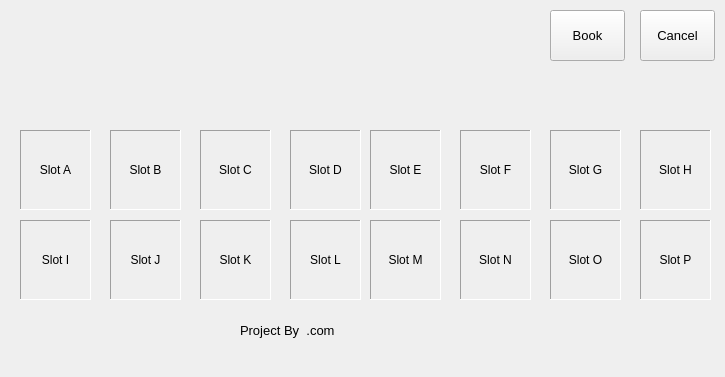
<?xml version="1.0" encoding="UTF-8"?>
<ui version="4.0">
 <class>MainWindow</class>
 <widget class="QMainWindow" name="MainWindow">
  <property name="geometry">
   <rect>
    <x>0</x>
    <y>0</y>
    <width>725</width>
    <height>377</height>
   </rect>
  </property>
  <property name="windowTitle">
   <string>Bike Parking 1.0 </string>
  </property>
  <widget class="QWidget" name="centralWidget">
   <widget class="QLabel" name="label">
    <property name="geometry">
     <rect>
      <x>240</x>
      <y>320</y>
      <width>151</width>
      <height>20</height>
     </rect>
    </property>
    <property name="font">
     <font>
      <pointsize>10</pointsize>
     </font>
    </property>
    <property name="text">
     <string>Project By  .com</string>
    </property>
   </widget>
   <widget class="QLabel" name="lblSlotA">
    <property name="geometry">
     <rect>
      <x>20</x>
      <y>130</y>
      <width>71</width>
      <height>80</height>
     </rect>
    </property>
    <property name="font">
     <font>
      <pointsize>9</pointsize>
     </font>
    </property>
    <property name="frameShape">
     <enum>QFrame::Panel</enum>
    </property>
    <property name="frameShadow">
     <enum>QFrame::Sunken</enum>
    </property>
    <property name="text">
     <string>Slot A</string>
    </property>
    <property name="alignment">
     <set>Qt::AlignCenter</set>
    </property>
   </widget>
   <widget class="QLabel" name="lblSlotB">
    <property name="geometry">
     <rect>
      <x>110</x>
      <y>130</y>
      <width>71</width>
      <height>80</height>
     </rect>
    </property>
    <property name="font">
     <font>
      <pointsize>9</pointsize>
     </font>
    </property>
    <property name="frameShape">
     <enum>QFrame::Panel</enum>
    </property>
    <property name="frameShadow">
     <enum>QFrame::Sunken</enum>
    </property>
    <property name="text">
     <string>Slot B</string>
    </property>
    <property name="alignment">
     <set>Qt::AlignCenter</set>
    </property>
   </widget>
   <widget class="QLabel" name="lblSlotD">
    <property name="geometry">
     <rect>
      <x>290</x>
      <y>130</y>
      <width>71</width>
      <height>80</height>
     </rect>
    </property>
    <property name="font">
     <font>
      <pointsize>9</pointsize>
     </font>
    </property>
    <property name="frameShape">
     <enum>QFrame::Panel</enum>
    </property>
    <property name="frameShadow">
     <enum>QFrame::Sunken</enum>
    </property>
    <property name="text">
     <string>Slot D</string>
    </property>
    <property name="alignment">
     <set>Qt::AlignCenter</set>
    </property>
   </widget>
   <widget class="QLabel" name="lblSlotC">
    <property name="geometry">
     <rect>
      <x>200</x>
      <y>130</y>
      <width>71</width>
      <height>80</height>
     </rect>
    </property>
    <property name="font">
     <font>
      <pointsize>9</pointsize>
     </font>
    </property>
    <property name="frameShape">
     <enum>QFrame::Panel</enum>
    </property>
    <property name="frameShadow">
     <enum>QFrame::Sunken</enum>
    </property>
    <property name="text">
     <string>Slot C</string>
    </property>
    <property name="alignment">
     <set>Qt::AlignCenter</set>
    </property>
   </widget>
   <widget class="QLabel" name="lblSlotF">
    <property name="geometry">
     <rect>
      <x>460</x>
      <y>130</y>
      <width>71</width>
      <height>80</height>
     </rect>
    </property>
    <property name="font">
     <font>
      <pointsize>9</pointsize>
     </font>
    </property>
    <property name="frameShape">
     <enum>QFrame::Panel</enum>
    </property>
    <property name="frameShadow">
     <enum>QFrame::Sunken</enum>
    </property>
    <property name="text">
     <string>Slot F</string>
    </property>
    <property name="alignment">
     <set>Qt::AlignCenter</set>
    </property>
   </widget>
   <widget class="QLabel" name="lblSlotH">
    <property name="geometry">
     <rect>
      <x>640</x>
      <y>130</y>
      <width>71</width>
      <height>80</height>
     </rect>
    </property>
    <property name="font">
     <font>
      <pointsize>9</pointsize>
     </font>
    </property>
    <property name="frameShape">
     <enum>QFrame::Panel</enum>
    </property>
    <property name="frameShadow">
     <enum>QFrame::Sunken</enum>
    </property>
    <property name="text">
     <string>Slot H</string>
    </property>
    <property name="alignment">
     <set>Qt::AlignCenter</set>
    </property>
   </widget>
   <widget class="QLabel" name="lblSlotG">
    <property name="geometry">
     <rect>
      <x>550</x>
      <y>130</y>
      <width>71</width>
      <height>80</height>
     </rect>
    </property>
    <property name="font">
     <font>
      <pointsize>9</pointsize>
     </font>
    </property>
    <property name="frameShape">
     <enum>QFrame::Panel</enum>
    </property>
    <property name="frameShadow">
     <enum>QFrame::Sunken</enum>
    </property>
    <property name="text">
     <string>Slot G</string>
    </property>
    <property name="alignment">
     <set>Qt::AlignCenter</set>
    </property>
   </widget>
   <widget class="QLabel" name="lblSlotE">
    <property name="geometry">
     <rect>
      <x>370</x>
      <y>130</y>
      <width>71</width>
      <height>80</height>
     </rect>
    </property>
    <property name="font">
     <font>
      <pointsize>9</pointsize>
     </font>
    </property>
    <property name="frameShape">
     <enum>QFrame::Panel</enum>
    </property>
    <property name="frameShadow">
     <enum>QFrame::Sunken</enum>
    </property>
    <property name="text">
     <string>Slot E</string>
    </property>
    <property name="alignment">
     <set>Qt::AlignCenter</set>
    </property>
   </widget>
   <widget class="QLabel" name="lblSlotO">
    <property name="geometry">
     <rect>
      <x>550</x>
      <y>220</y>
      <width>71</width>
      <height>80</height>
     </rect>
    </property>
    <property name="font">
     <font>
      <pointsize>9</pointsize>
     </font>
    </property>
    <property name="frameShape">
     <enum>QFrame::Panel</enum>
    </property>
    <property name="frameShadow">
     <enum>QFrame::Sunken</enum>
    </property>
    <property name="text">
     <string>Slot O</string>
    </property>
    <property name="alignment">
     <set>Qt::AlignCenter</set>
    </property>
   </widget>
   <widget class="QLabel" name="lblSlotM">
    <property name="geometry">
     <rect>
      <x>370</x>
      <y>220</y>
      <width>71</width>
      <height>80</height>
     </rect>
    </property>
    <property name="font">
     <font>
      <pointsize>9</pointsize>
     </font>
    </property>
    <property name="frameShape">
     <enum>QFrame::Panel</enum>
    </property>
    <property name="frameShadow">
     <enum>QFrame::Sunken</enum>
    </property>
    <property name="text">
     <string>Slot M</string>
    </property>
    <property name="alignment">
     <set>Qt::AlignCenter</set>
    </property>
   </widget>
   <widget class="QLabel" name="lblSlotJ">
    <property name="geometry">
     <rect>
      <x>110</x>
      <y>220</y>
      <width>71</width>
      <height>80</height>
     </rect>
    </property>
    <property name="font">
     <font>
      <pointsize>9</pointsize>
     </font>
    </property>
    <property name="frameShape">
     <enum>QFrame::Panel</enum>
    </property>
    <property name="frameShadow">
     <enum>QFrame::Sunken</enum>
    </property>
    <property name="text">
     <string>Slot J</string>
    </property>
    <property name="alignment">
     <set>Qt::AlignCenter</set>
    </property>
   </widget>
   <widget class="QLabel" name="lblSlotP">
    <property name="geometry">
     <rect>
      <x>640</x>
      <y>220</y>
      <width>71</width>
      <height>80</height>
     </rect>
    </property>
    <property name="font">
     <font>
      <pointsize>9</pointsize>
     </font>
    </property>
    <property name="frameShape">
     <enum>QFrame::Panel</enum>
    </property>
    <property name="frameShadow">
     <enum>QFrame::Sunken</enum>
    </property>
    <property name="text">
     <string>Slot P</string>
    </property>
    <property name="alignment">
     <set>Qt::AlignCenter</set>
    </property>
   </widget>
   <widget class="QLabel" name="lblSlotL">
    <property name="geometry">
     <rect>
      <x>290</x>
      <y>220</y>
      <width>71</width>
      <height>80</height>
     </rect>
    </property>
    <property name="font">
     <font>
      <pointsize>9</pointsize>
     </font>
    </property>
    <property name="frameShape">
     <enum>QFrame::Panel</enum>
    </property>
    <property name="frameShadow">
     <enum>QFrame::Sunken</enum>
    </property>
    <property name="text">
     <string>Slot L</string>
    </property>
    <property name="alignment">
     <set>Qt::AlignCenter</set>
    </property>
   </widget>
   <widget class="QLabel" name="lblSlotN">
    <property name="geometry">
     <rect>
      <x>460</x>
      <y>220</y>
      <width>71</width>
      <height>80</height>
     </rect>
    </property>
    <property name="font">
     <font>
      <pointsize>9</pointsize>
     </font>
    </property>
    <property name="frameShape">
     <enum>QFrame::Panel</enum>
    </property>
    <property name="frameShadow">
     <enum>QFrame::Sunken</enum>
    </property>
    <property name="text">
     <string>Slot N</string>
    </property>
    <property name="alignment">
     <set>Qt::AlignCenter</set>
    </property>
   </widget>
   <widget class="QLabel" name="lblSlotK">
    <property name="geometry">
     <rect>
      <x>200</x>
      <y>220</y>
      <width>71</width>
      <height>80</height>
     </rect>
    </property>
    <property name="font">
     <font>
      <pointsize>9</pointsize>
     </font>
    </property>
    <property name="frameShape">
     <enum>QFrame::Panel</enum>
    </property>
    <property name="frameShadow">
     <enum>QFrame::Sunken</enum>
    </property>
    <property name="text">
     <string>Slot K</string>
    </property>
    <property name="alignment">
     <set>Qt::AlignCenter</set>
    </property>
   </widget>
   <widget class="QLabel" name="lblSlotI">
    <property name="geometry">
     <rect>
      <x>20</x>
      <y>220</y>
      <width>71</width>
      <height>80</height>
     </rect>
    </property>
    <property name="font">
     <font>
      <pointsize>9</pointsize>
     </font>
    </property>
    <property name="frameShape">
     <enum>QFrame::Panel</enum>
    </property>
    <property name="frameShadow">
     <enum>QFrame::Sunken</enum>
    </property>
    <property name="text">
     <string>Slot I</string>
    </property>
    <property name="alignment">
     <set>Qt::AlignCenter</set>
    </property>
   </widget>
   <widget class="QLabel" name="lblInfo">
    <property name="geometry">
     <rect>
      <x>240</x>
      <y>93</y>
      <width>261</width>
      <height>20</height>
     </rect>
    </property>
    <property name="font">
     <font>
      <pointsize>10</pointsize>
     </font>
    </property>
    <property name="text">
     <string/>
    </property>
   </widget>
   <widget class="QPushButton" name="btnBook">
    <property name="geometry">
     <rect>
      <x>550</x>
      <y>10</y>
      <width>75</width>
      <height>51</height>
     </rect>
    </property>
    <property name="font">
     <font>
      <pointsize>10</pointsize>
     </font>
    </property>
    <property name="text">
     <string>Book</string>
    </property>
   </widget>
   <widget class="QPushButton" name="btnCancel">
    <property name="geometry">
     <rect>
      <x>640</x>
      <y>10</y>
      <width>75</width>
      <height>51</height>
     </rect>
    </property>
    <property name="font">
     <font>
      <pointsize>10</pointsize>
     </font>
    </property>
    <property name="text">
     <string>Cancel</string>
    </property>
   </widget>
  </widget>
 </widget>
 <layoutdefault spacing="6" margin="11"/>
 <resources/>
 <connections/>
</ui>
